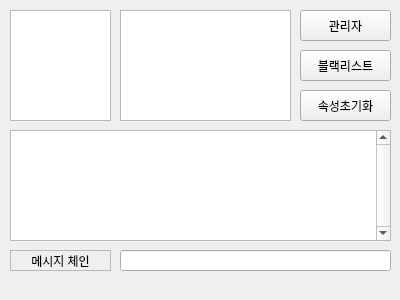
<?xml version="1.0" encoding="UTF-8"?>
<ui version="4.0">
 <class>MainWindow</class>
 <widget class="QMainWindow" name="MainWindow">
  <property name="geometry">
   <rect>
    <x>0</x>
    <y>0</y>
    <width>400</width>
    <height>300</height>
   </rect>
  </property>
  <property name="windowTitle">
   <string>Chat Server</string>
  </property>
  <widget class="QWidget" name="centralWidget">
   <widget class="QPushButton" name="admin">
    <property name="geometry">
     <rect>
      <x>300</x>
      <y>10</y>
      <width>91</width>
      <height>31</height>
     </rect>
    </property>
    <property name="text">
     <string>관리자</string>
    </property>
   </widget>
   <widget class="QPushButton" name="blacklist">
    <property name="geometry">
     <rect>
      <x>300</x>
      <y>50</y>
      <width>91</width>
      <height>31</height>
     </rect>
    </property>
    <property name="text">
     <string>블랙리스트</string>
    </property>
   </widget>
   <widget class="QPushButton" name="normal">
    <property name="geometry">
     <rect>
      <x>300</x>
      <y>90</y>
      <width>91</width>
      <height>31</height>
     </rect>
    </property>
    <property name="text">
     <string>속성초기화</string>
    </property>
   </widget>
   <widget class="QLabel" name="label">
    <property name="geometry">
     <rect>
      <x>10</x>
      <y>250</y>
      <width>101</width>
      <height>21</height>
     </rect>
    </property>
    <property name="frameShape">
     <enum>QFrame::StyledPanel</enum>
    </property>
    <property name="text">
     <string>메시지 체인</string>
    </property>
    <property name="alignment">
     <set>Qt::AlignCenter</set>
    </property>
   </widget>
   <widget class="QLineEdit" name="lineEdit">
    <property name="geometry">
     <rect>
      <x>120</x>
      <y>250</y>
      <width>271</width>
      <height>21</height>
     </rect>
    </property>
    <property name="readOnly">
     <bool>true</bool>
    </property>
   </widget>
   <widget class="QListWidget" name="log">
    <property name="geometry">
     <rect>
      <x>10</x>
      <y>130</y>
      <width>381</width>
      <height>111</height>
     </rect>
    </property>
    <property name="verticalScrollBarPolicy">
     <enum>Qt::ScrollBarAlwaysOn</enum>
    </property>
   </widget>
   <widget class="QListWidget" name="room">
    <property name="geometry">
     <rect>
      <x>10</x>
      <y>10</y>
      <width>101</width>
      <height>111</height>
     </rect>
    </property>
   </widget>
   <widget class="QListWidget" name="user">
    <property name="geometry">
     <rect>
      <x>120</x>
      <y>10</y>
      <width>171</width>
      <height>111</height>
     </rect>
    </property>
   </widget>
  </widget>
  <widget class="QStatusBar" name="statusBar">
   <property name="sizeGripEnabled">
    <bool>false</bool>
   </property>
  </widget>
 </widget>
 <layoutdefault spacing="6" margin="11"/>
 <resources/>
 <connections/>
</ui>
